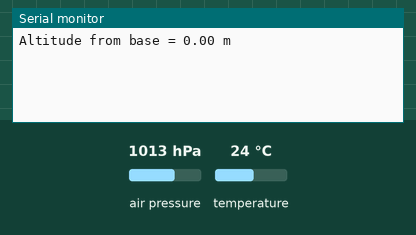
The sketch below on a simulated Arduino Uno, built with avr-gcc and run on an emulated ATmega328P. Shown: the last lines printed to the serial monitor. The inputs (shaded band) are chosen by the test bench; at power-on: air pressure 1013 hPa, temperature 24 °C.

Above: at 1.2 s.
1.3 s: air pressure set to 952 hPa
At 2.3 s:
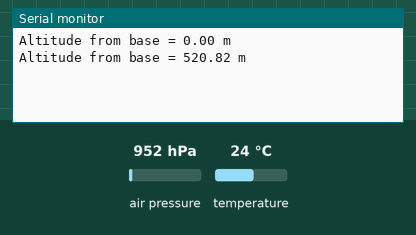
3.6 s: air pressure set to 975 hPa
At 5.1 s:
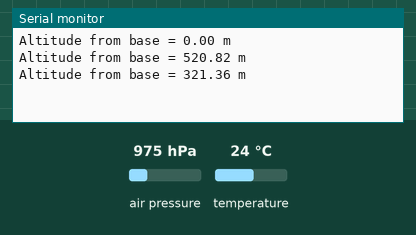
Timing chart, 0 to 6.6 s (numbered marks = the images above; inputs shaded):
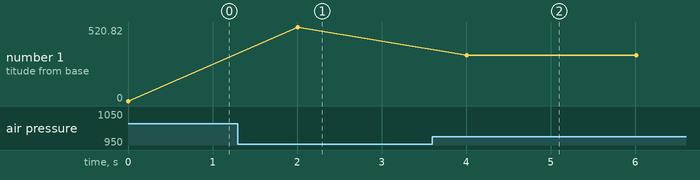

The sketch:

bmp.ino
```cpp
#include <Adafruit_BMP280.h>
#include <Wire.h>
#include <SPI.h>
#include <Adafruit_Sensor.h>

Adafruit_BMP280 bmp;

float bpres, balt;

void setup() {
  // put your setup code here, to run once:
  bmp.begin(0x76);
  Serial.begin(9600);
  /*Determine base altitude and pressure and assign it to a variable*/
  bmp.readTemperature();
  bpres = bmp.readPressure();
  balt = bmp.readAltitude(1013.25);
}

void loop() {

    Serial.print(F("Altitude from base = "));
    Serial.print((bmp.readAltitude(1013.25))- balt); //Get current altitude from base by subtracting current alt from base alt
    Serial.println(" m");

    Serial.println();
    delay(2000);
}
```

Measured:
- after the input at 1.3 s, the serial monitor: prints a new line after 0.71 s (image 1)
- after the input at 3.6 s, the serial monitor: prints a new line after 0.41 s (image 2)
- plotted number 1: 0 → 520.82 after the input at 1.3 s, 520.82 → 321.36 after the input at 3.6 s
